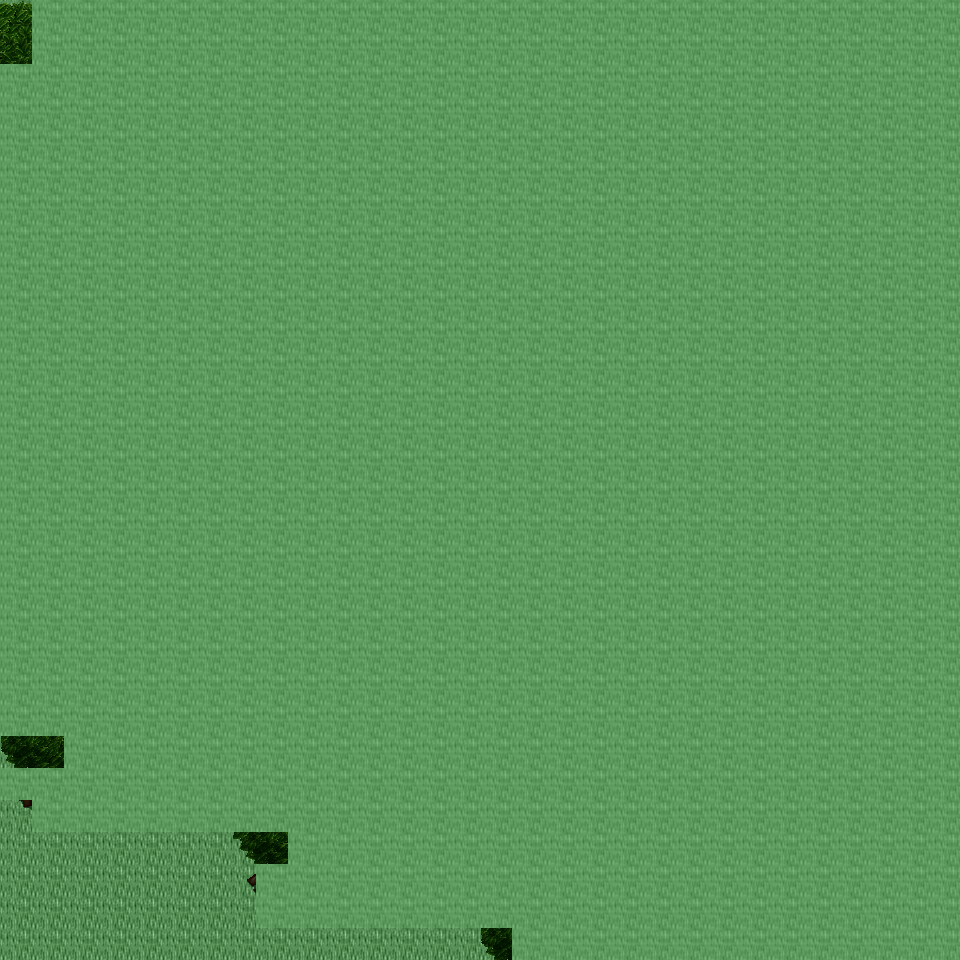

Rendered tile map (Tiled .tmx) drawn with the repository's tilesets; below, a short description and the map source with its tile grids summarised:
An orthogonal 30x30 tile map with 32x32 px tiles, 6 tile layers (Ground, Object, Object2, Above, ...), 26 tilesets and 4 objects (4x mapExit).

<map version="1.0" orientation="orthogonal" renderorder="right-down" width="30" height="30" tilewidth="32" tileheight="32" nextobjectid="5">
  <tileset firstgid="1" name="tileset_ground_ground" tilewidth="32" tileheight="32" tilecount="33" columns="3">
    <image source="../drawable/tileset_ground_ground.png" width="96" height="352" />
  </tileset>
  <tileset firstgid="34" name="tileset_building_castle" tilewidth="32" tileheight="32" tilecount="320" columns="20">
    <image source="../drawable/tileset_building_castle.png" width="640" height="512" />
  </tileset>
  <tileset firstgid="354" name="tileset_plant_flower_daisy_white" tilewidth="32" tileheight="32" tilecount="8" columns="2">
    <image source="../drawable/tileset_plant_flower_daisy_white.png" width="64" height="128" />
  </tileset>
  <tileset firstgid="362" name="tileset_ground_mud_patch" tilewidth="32" tileheight="32" tilecount="4" columns="4">
    <image source="../drawable/tileset_ground_mud_patch.png" width="128" height="32" />
  </tileset>
  <tileset firstgid="366" name="tileset_plant_grasses" tilewidth="32" tileheight="32" tilecount="6" columns="3">
    <image source="../drawable/tileset_plant_grasses.png" width="96" height="64" />
  </tileset>
  <tileset firstgid="372" name="tileset_ground_cobbled_paving" tilewidth="32" tileheight="32" tilecount="1" columns="1">
    <image source="../drawable/tileset_ground_cobbled_paving.png" width="32" height="32" />
  </tileset>
  <tileset firstgid="373" name="tileset_plant_bush_bushes" tilewidth="32" tileheight="32" tilecount="10" columns="5">
    <image source="../drawable/tileset_plant_bush_bushes.png" width="160" height="64" />
  </tileset>
  <tileset firstgid="383" name="tileset_ground_grass_edges" tilewidth="32" tileheight="32" tilecount="36" columns="12">
    <image source="../drawable/tileset_ground_grass_edges.png" width="384" height="96" />
  </tileset>
  <tileset firstgid="419" name="tileset_ground_grass_corners" tilewidth="32" tileheight="32" tilecount="24" columns="6">
    <image source="../drawable/tileset_ground_grass_corners.png" width="192" height="128" />
  </tileset>
  <tileset firstgid="443" name="tileset_plant_tree_tree_darkgreen" tilewidth="32" tileheight="32" tilecount="88" columns="8">
    <image source="../drawable/tileset_plant_tree_tree_darkgreen.png" width="256" height="352" />
  </tileset>
  <tileset firstgid="531" name="tileset_plant_flower_daisy_yellow" tilewidth="32" tileheight="32" tilecount="8" columns="2">
    <image source="../drawable/tileset_plant_flower_daisy_yellow.png" width="64" height="128" />
  </tileset>
  <tileset firstgid="539" name="tileset_plant_flower_daisy_red" tilewidth="32" tileheight="32" tilecount="8" columns="2">
    <image source="../drawable/tileset_plant_flower_daisy_red.png" width="64" height="128" />
  </tileset>
  <tileset firstgid="547" name="tileset_plant_flower_daisy_blue" tilewidth="32" tileheight="32" tilecount="8" columns="2">
    <image source="../drawable/tileset_plant_flower_daisy_blue.png" width="64" height="128" />
  </tileset>
  <tileset firstgid="555" name="tileset_building_fence_fence_chunky" tilewidth="32" tileheight="32" tilecount="21" columns="3">
    <image source="../drawable/tileset_building_fence_fence_chunky.png" width="96" height="224" />
  </tileset>
  <tileset firstgid="576" name="tileset_plant_bush_hedge" tilewidth="32" tileheight="32" tilecount="35" columns="5">
    <image source="../drawable/tileset_plant_bush_hedge.png" width="160" height="224" />
  </tileset>
  <tileset firstgid="611" name="tileset_plant_stump_stump_green" tilewidth="32" tileheight="32" tilecount="4" columns="2">
    <image source="../drawable/tileset_plant_stump_stump_green.png" width="64" height="64" />
  </tileset>
  <tileset firstgid="615" name="tileset_plant_stump_stump_brown" tilewidth="32" tileheight="32" tilecount="4" columns="2">
    <image source="../drawable/tileset_plant_stump_stump_brown.png" width="64" height="64" />
  </tileset>
  <tileset firstgid="619" name="tileset_logic_item_resources" tilewidth="32" tileheight="32" tilecount="6" columns="6">
    <image source="../drawable/tileset_logic_item_resources.png" width="192" height="32" />
  </tileset>
  <tileset firstgid="625" name="tileset_logic_portal" tilewidth="32" tileheight="32" tilecount="24" columns="8">
    <image source="../drawable/tileset_logic_portal.png" width="256" height="96" />
  </tileset>
  <tileset firstgid="649" name="tileset_logic_creature_mummy" tilewidth="32" tileheight="32" tilecount="2" columns="2">
    <image source="../drawable/tileset_logic_creature_mummy.png" width="64" height="32" />
  </tileset>
  <tileset firstgid="651" name="tileset_logic_creature_animal" tilewidth="32" tileheight="32" tilecount="32" columns="8">
    <image source="../drawable/tileset_logic_creature_animal.png" width="256" height="128" />
  </tileset>
  <tileset firstgid="683" name="tileset_logic_collision" tilewidth="32" tileheight="32" tilecount="1" columns="1">
    <image source="../drawable/tileset_logic_collision.png" width="32" height="32" />
  </tileset>
  <tileset firstgid="684" name="tileset_ground_grass_2" tilewidth="32" tileheight="32" tilecount="21" columns="3">
    <image source="../drawable/tileset_ground_grass_2.png" width="96" height="224" />
  </tileset>
  <tileset firstgid="705" name="tileset_logic_protection" tilewidth="32" tileheight="32" tilecount="2" columns="2">
    <image source="../drawable/tileset_logic_protection.png" width="64" height="32" />
  </tileset>
  <tileset firstgid="707" name="tileset_logic_creature_undead_skeleton" tilewidth="32" tileheight="32" tilecount="6" columns="6">
    <image source="../drawable/tileset_logic_creature_undead_skeleton.png" width="192" height="32" />
  </tileset>
  <tileset firstgid="713" name="tileset_logic_creature_troll" tilewidth="32" tileheight="32" tilecount="4" columns="4">
    <image source="../drawable/tileset_logic_creature_troll.png" width="128" height="32" />
  </tileset>
  <layer name="Ground" width="30" height="30">
    <data>[900 cells, 900 non-empty, 1 distinct tile ids]</data>
  </layer>
  <layer name="Object" width="30" height="30">
    <data>[900 cells, 44 non-empty, 16 distinct tile ids]</data>
  </layer>
  <layer name="Object2" width="30" height="30">
    <data>[900 cells, 0 non-empty, 0 distinct tile ids]</data>
  </layer>
  <layer name="Above" width="30" height="30">
    <data>[900 cells, 834 non-empty, 27 distinct tile ids]</data>
  </layer>
  <layer name="Above2" width="30" height="30">
    <data>[900 cells, 0 non-empty, 0 distinct tile ids]</data>
  </layer>
  <layer name="Walkable" width="30" height="30">
    <data>[900 cells, 854 non-empty, 1 distinct tile ids]</data>
  </layer>
  <objectgroup name="MapEvents">
    <object id="1" name="south" type="mapExit" x="0" y="928" width="512" height="32">
      <properties>
        <property name="map" value="level_0_x104_y77" />
        <property name="x" value="0" />
        <property name="y" value="1" />
      </properties>
    </object>
    <object id="2" name="west" type="mapExit" x="0" y="0" width="32" height="64">
      <properties>
        <property name="map" value="level_0_x103_y76" />
        <property name="x" value="28" />
        <property name="y" value="0" />
      </properties>
    </object>
    <object id="3" name="west2" type="mapExit" x="0" y="736" width="32" height="32">
      <properties>
        <property name="map" value="level_0_x103_y76" />
        <property name="x" value="28" />
        <property name="y" value="23" />
      </properties>
    </object>
    <object id="4" name="west3" type="mapExit" x="0" y="800" width="32" height="160">
      <properties>
        <property name="map" value="level_0_x103_y76" />
        <property name="x" value="28" />
        <property name="y" value="25" />
      </properties>
    </object>
  </objectgroup>
</map>
